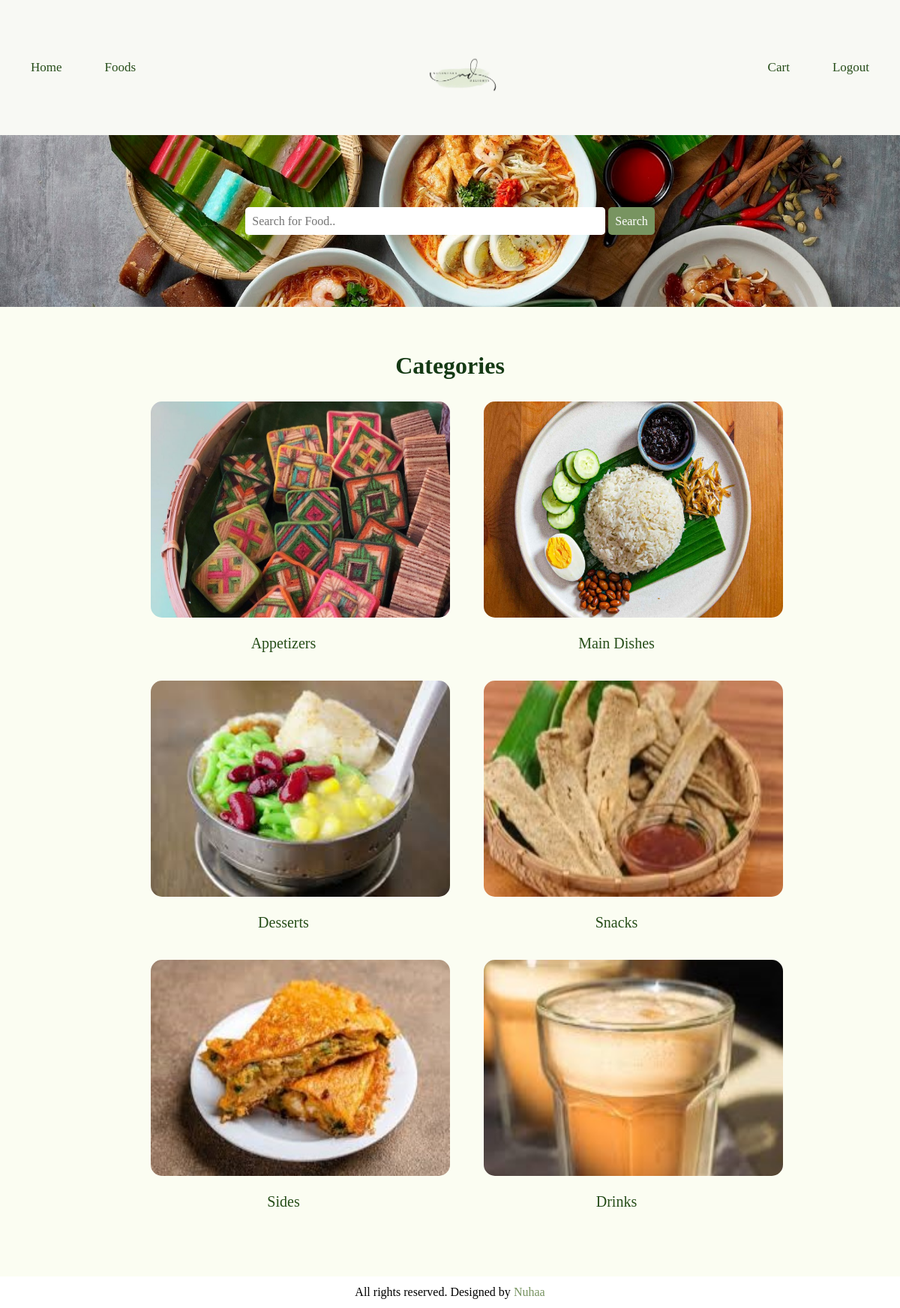
The page / on the database its author committed.
### tables this page shows
CREATE TABLE `tbl_category` (
  `id` int(10) UNSIGNED NOT NULL,
  `title` varchar(100) NOT NULL,
  `image_name` varchar(255) NOT NULL,
  `featured` varchar(10) NOT NULL,
  `active` varchar(10) NOT NULL
);

### index.php (the view, shortened to what this page needs)
<?php include('partials-front/menu.php'); ?>
<section class="food-search text-center">
    <div class="container">
        <form action="<?php echo SITEURL; ?>food-search.php" method="POST">
            <input type="search" name="search" placeholder="Search for Food.." required>
            <input type="submit" name="submit" value="Search" class="btn btn-primary">
        </form>
    </div>
</section>
<section class="categories">
    <div class="container">
        <h2 class="text-center">Categories</h2>
        <?php
            $sql = "SELECT * FROM tbl_category WHERE active='Yes'";
            $res = mysqli_query($conn, $sql);
            $count = mysqli_num_rows($res);
        ?>
           <div class="foods-container">
                <?php
                if($count>0)
                {
                    while($row=mysqli_fetch_assoc($res))
                    {
                        $id = $row['id'];
                        $title = $row['title'];
                        $image_name = $row['image_name'];
                        ?>
                        <a href="<?php echo SITEURL; ?>category-foods.php?category_id=<?php echo $id; ?>">
                                <?php
                                    if($image_name=="")
                                    {
                                        echo "<div class='error'>Image not Available</div>";
                                    }
                                    else
                                    {
                                        ?>
                                        <img src="<?php echo SITEURL; ?>images/category/<?php echo $image_name; ?>" alt="Pizza" class="img-responsive img-curve">
                                        <?php
                                    }
                                ?>
                                <figcaption><?php echo $title; ?></figcaption>
                        </a>
                        <?php
                    }
                }
                else
                {
                    echo "<div class='error'>Category not Added.</div>";
                }
                ?>
            </div>
    </div>
</section>
<?php include('partials-front/footer.php'); ?>

### partials-front/menu.php (shortened to what this page needs)
<!DOCTYPE html>
<html lang="en">
<head>
    <link rel="stylesheet" href="css/style.css">
</head>
<body>
    <section class="navbar menu">
        <div class="nav">
            <a href="<?php echo SITEURL; ?>" class="navleft">Home</a>
            <a href="<?php echo SITEURL; ?>foods.php" class="navleft">Foods</a>
            <div class="logo-container">
                <a href="index.php" title="Logo">
                    <img src="images/logo.jpg" alt="Restaurant Logo" class="img-responsive">
                </a>
            </div>
            <a href="<?php echo SITEURL; ?>myorders.php" class="navright">Cart</a>
            <a href="<?php echo SITEURL; ?>logout.php" class="navright">Logout</a>
        </div>
    </section>

### partials-front/footer.php
    <section class="footer">
        <div class="container text-center">
            <p>All rights reserved. Designed by <a href="#">Nuhaa</a></p>
        </div>
    </section>
</body>
</html>

### css/style.css (style rules this page uses)
* { margin: 0 0; padding: 0 0; font-family: "Times New Roman", Times, serif; }
.container { width: 80%; margin: 0 auto; padding: 1%; }
.img-responsive { width: 100%; }
.img-curve { border-radius: 15px; }
.text-center { text-align: center; }
a { color: #789461; text-decoration: none; }
.btn { padding: 1%; border: none; font-size: 1rem; border-radius: 5px; }
.btn-primary { background-color: #789461; color: white; cursor: pointer; }
h2 { color: #143914; font-size: 2rem; margin-bottom: 2%; }
.nav { background-color: #F8F9F4; height: 180px; display: flex; align-items: center; }
.nav a { text-decoration: none; color: #264d19; font-size: 17px; padding: 0 16px; }
.nav .navleft { margin-left: 25px; }
.nav .navright { margin-right: 25px; }
.logo-container { width: 10%; margin-top: 25px; margin-left: auto; margin-right: auto; }
.food-search { background-image: url(../images/bg.jpg); background-size: cover; background-repeat: no-repeat; background-position: center; padding: 7% 0; }
.food-search input[type="search"] { width: 50%; padding: 1%; font-size: 1rem; border: none; border-radius: 5px; }
.categories { padding: 4% 0; background-color: #FBFDF2; }
.foods-container { display: flex; flex-wrap: wrap; justify-content: center; margin: 0 auto; max-width: 1600px; }
.foods-container img { width: 399px; height: 288px; border-radius: 15px; margin-left: 45px; }
.foods-container a { text-decoration: none; flex: 0 0 calc(33.33% - 20px); margin: 10px 0px 70px; position: relative; }
.foods-container figcaption { font-size: 20px; text-align: center; position: absolute; color: #264d19; line-height: 3; left: 0; right: 0; }

### rows shown on the page
tbl_category: image_name (picture), title "Appetizers"
tbl_category: image_name (picture), title "Main Dishes"
tbl_category: image_name (picture), title "Desserts"
tbl_category: image_name (picture), title "Snacks"
tbl_category: image_name (picture), title "Sides"
tbl_category: image_name (picture), title "Drinks"
